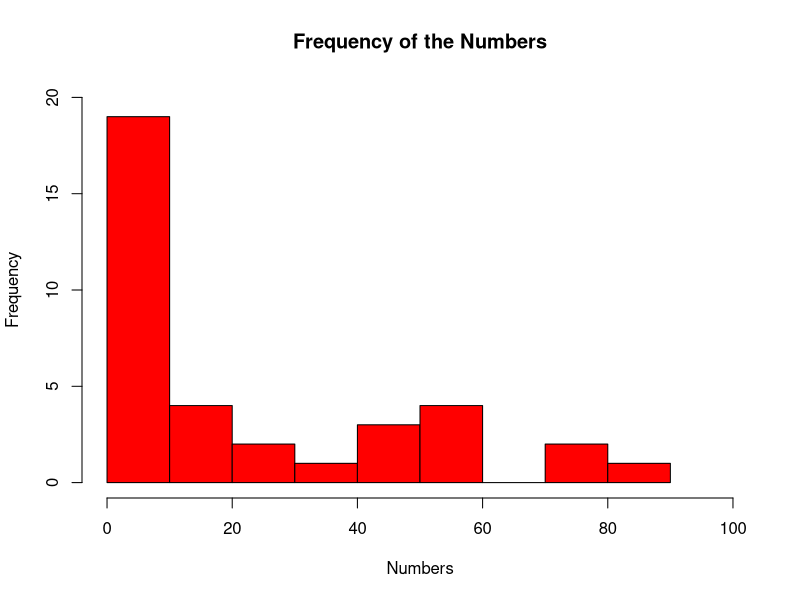

Reproduce this figure in R.
# This program is for testing the histogram
var1 <- c(2,3,4,5,4,3,4,5,6,7,7,6,5,5,6,7,8,9,10,11,12,13,43,23,35,20,21,47,56,53,42,76,57,56,78,85)

# Now, drawing the histogram of the above vector....
hist(var1,xlab = "Numbers",main = "Frequency of the Numbers", xlim = c(0,100),ylim = c(0,20), col = "red", border = "black", breaks = 10)

# In bar plot we plot real values and in histogram we plot frequencies of values in
 # between a range ....

